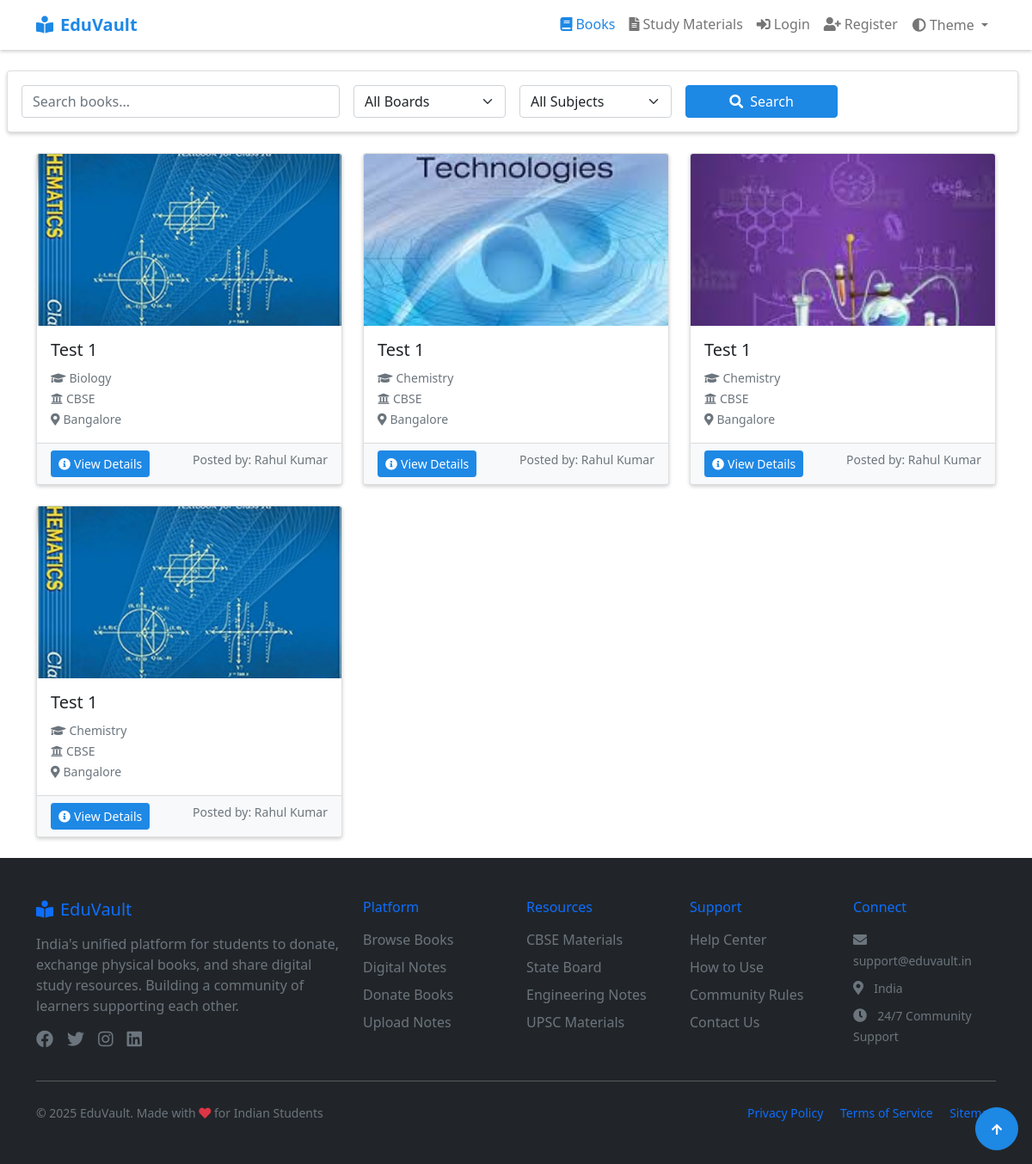
Page /books/list.php on the earlier database version.
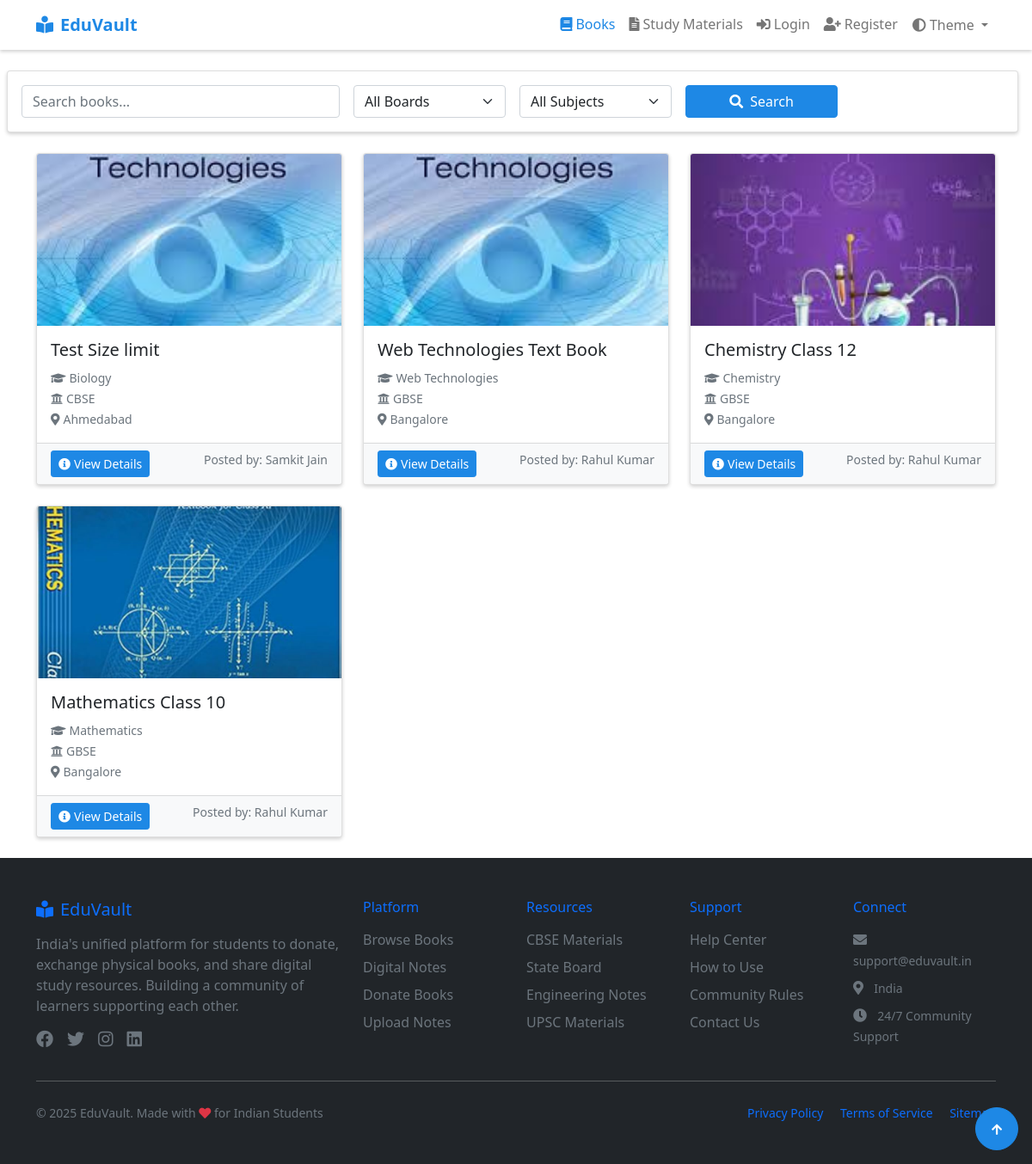
Same page on the later database version.
### tables this page shows
CREATE TABLE `book_listings` (
  `id` int(11) NOT NULL,
  `user_id` int(11) DEFAULT NULL,
  `title` varchar(255) DEFAULT NULL,
  `status` enum('Available','Donated') DEFAULT 'Available',
  `image_path` varchar(255) DEFAULT NULL,
  `location` varchar(100) DEFAULT NULL,
  `created_at` timestamp NOT NULL DEFAULT current_timestamp(),
  `board_id` int(11) DEFAULT NULL,
  `subject_id` int(11) DEFAULT NULL
);

CREATE TABLE `subjects` (
  `id` int(11) NOT NULL,
  `name` varchar(100) NOT NULL
);

CREATE TABLE `boards` (
  `id` int(11) NOT NULL,
  `name` varchar(50) NOT NULL
);

CREATE TABLE `users` (
  `id` int(11) NOT NULL,
  `name` varchar(100) NOT NULL,
  `email` varchar(100) NOT NULL,
  `avatar_path` varchar(255) NOT NULL DEFAULT 'default.png',
  `password` varchar(255) NOT NULL,
  `location` varchar(100) DEFAULT NULL,
  `phone` varchar(15) DEFAULT NULL,
  `status` enum('blocked','active') NOT NULL DEFAULT 'active',
  `created_at` timestamp NOT NULL DEFAULT current_timestamp(),
  `last_active` timestamp NULL DEFAULT current_timestamp(),
  `latitude` decimal(10,8) DEFAULT NULL,
  `longitude` decimal(11,8) DEFAULT NULL
);

### includes/session.php (called while the page is built, shortened)
<?php
function isLoggedIn()
{
    return isset($_SESSION['user_id']);
}
?>

### books/list.php (the view, shortened to what the rows shown need)
<?php
require_once '../includes/db_connect.php';
require_once '../includes/session.php';
$where_conditions = ["b.status = 'Available'"];
$where_clause = implode(' AND ', $where_conditions);
$query = "SELECT b.*, u.name as owner_name, u.location as owner_location, s.name as subject, bo.name as board,u.id as owner_id,
                 b.image_path, b.created_at, b.user_id
        FROM book_listings b
        JOIN users u ON b.user_id = u.id
        JOIN subjects s ON b.subject_id = s.id
        JOIN boards bo ON b.board_id = bo.id
        WHERE $where_clause
        ORDER BY b.created_at DESC";
$result = mysqli_query($mysqli, $query);
require_once '../includes/header.php';
?>
<div class="container-md">
    <div class="row">
        <?php if (mysqli_num_rows($result) > 0): ?>
            <?php while ($book = mysqli_fetch_assoc($result)): ?>
                <div class="col-md-4 mb-4">
                    <div class="card h-100 shadow-sm">
                        <?php if (!empty($book['image_path'])):?>
                            <img src="<?php echo $book['image_path']; ?>" class="card-img-top" alt="Book Cover"
                                 style="height: 200px; object-fit: cover;">
                        <?php endif; ?>
                        <div class="card-body">
                            <h5 class="card-title"><?php echo htmlspecialchars($book['title']); ?></h5>
                            <p class="card-text">
                                <small class="text-muted">
                                    <i class="fas fa-graduation-cap me-1"></i><?php echo htmlspecialchars($book['subject']); ?>
                                    <br>
                                    <i class="fas fa-university me-1"></i><?php echo htmlspecialchars($book['board']); ?>
                                    <br>
                                    <i class="fas fa-map-marker-alt me-1"></i><?php echo htmlspecialchars($book['owner_location']); ?>
                                </small>
                            </p>
                        </div>
                        <div class="card-footer gy-2">
                            <?php if (isLoggedIn()): ?>
                            <a href="view.php?id=<?php echo $book['id']; ?>" class="btn btn-primary btn-sm">
                                <i class="fas fa-info-circle me-1"></i>View Details
                            </a>
                                <button class="btn btn-danger btn-sm" data-bs-toggle="modal" data-bs-target="#exampleModal"
                                    data-content-type="book" data-report-id="<?php echo $book['id']; ?>"
                                    data-report-title="<?php echo htmlspecialchars($book['title']); ?>">
                                    <i class="fas fa-flag me-1"></i>Report
                                </button>
                            <?php else: ?>
                            <a href="view.php?id=<?php echo $book['id']; ?>" class="btn btn-primary btn-sm">
                                <i class="fas fa-info-circle me-1"></i>View Details
                            </a>
                            <?php endif; ?>
                            <small class="float-end text-muted">
                            <?php if (isLoggedIn()): ?>
                                Posted by: <a href="../pages/view.php?id=<?php echo htmlspecialchars($book['owner_id']) ?>">
                                <?php echo htmlspecialchars($book['owner_name']); ?></a>
                            <?php else: ?>
                                Posted by: <?php echo htmlspecialchars($book['owner_name']); ?>
                            <?php endif; ?>
                            </small>
                        </div>
                    </div>
                </div>
            <?php endwhile; ?>
        <?php endif; ?>
    </div>
</div>
<?php require_once '../includes/footer.php'; ?>

Differences in the rows shown:
removed book_listings: image_path (picture), title "Test 1", subject.name "Biology", board.name "CBSE", user.location "Bangalore", user.name "Rahul Kumar"
removed book_listings: image_path (picture), title "Test 1", subject.name "Chemistry", board.name "CBSE", user.location "Bangalore", user.name "Rahul Kumar"
removed book_listings: image_path (picture), title "Test 1", subject.name "Chemistry", board.name "CBSE", user.location "Bangalore", user.name "Rahul Kumar"
removed book_listings: image_path (picture), title "Test 1", subject.name "Chemistry", board.name "CBSE", user.location "Bangalore", user.name "Rahul Kumar"
added book_listings: image_path (picture), title "Test Size limit", subject.name "Biology", board.name "CBSE", user.location "Ahmedabad", user.name "Samkit Jain"
added book_listings: image_path (picture), title "Web Technologies Text Book", subject.name "Web Technologies", board.name "GBSE", user.location "Bangalore", user.name "Rahul Kumar"
added book_listings: image_path (picture), title "Chemistry Class 12", subject.name "Chemistry", board.name "GBSE", user.location "Bangalore", user.name "Rahul Kumar"
added book_listings: image_path (picture), title "Mathematics Class 10", subject.name "Mathematics", board.name "GBSE", user.location "Bangalore", user.name "Rahul Kumar"
